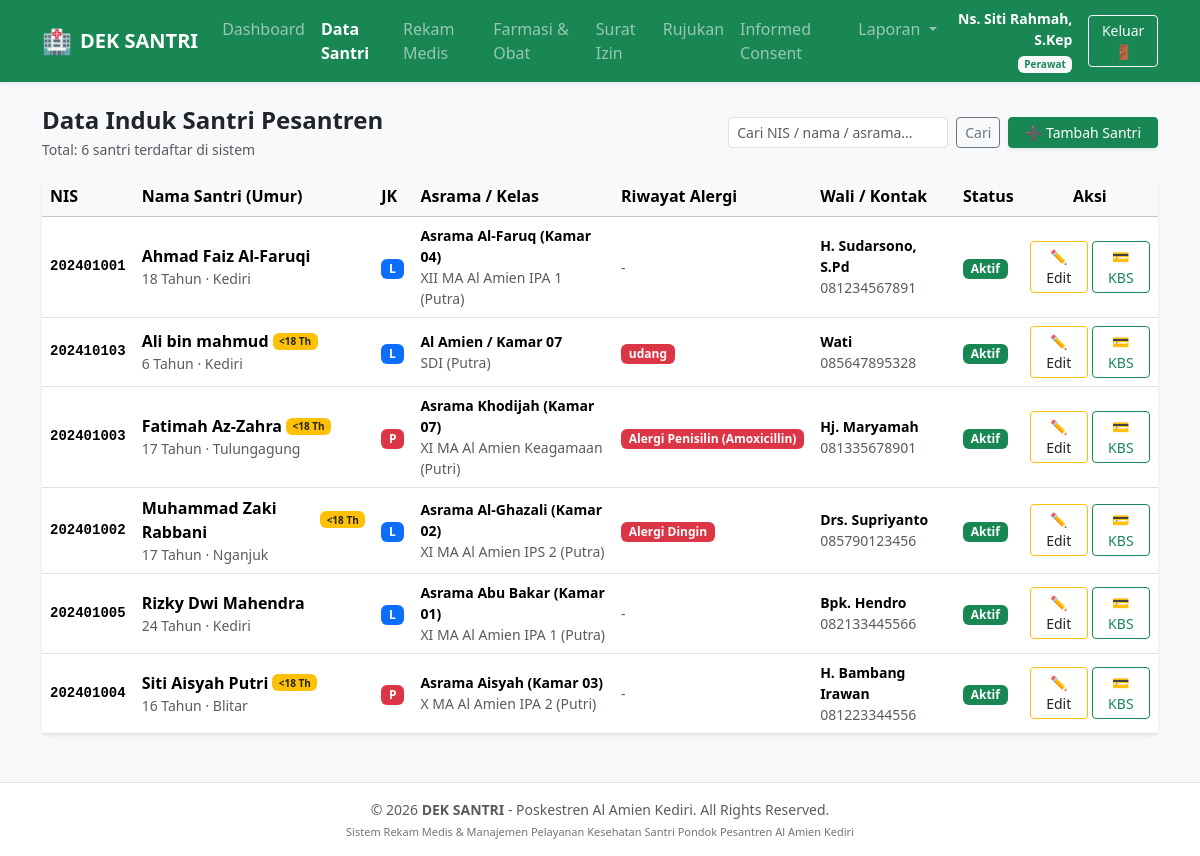
Screenshot of /santri.php (signed in) with the database file from the repository.
### tables this page shows
CREATE TABLE `santri` (
  `id_santri` int(11) NOT NULL,
  `nis` varchar(20) NOT NULL,
  `nama_lengkap` varchar(120) NOT NULL,
  `jenis_kelamin` enum('L','P') NOT NULL,
  `tempat_lahir` varchar(60) NOT NULL,
  `tanggal_lahir` date NOT NULL,
  `asrama` varchar(100) NOT NULL,
  `komplek` enum('Putra','Putri') NOT NULL,
  `kelas` varchar(50) NOT NULL,
  `golongan_darah` enum('A','B','AB','O','Belum Tahu') DEFAULT 'Belum Tahu',
  `berat_badan` decimal(5,2) DEFAULT 0.00,
  `tinggi_badan` decimal(5,2) DEFAULT 0.00,
  `riwayat_alergi` text DEFAULT NULL,
  `riwayat_penyakit_khusus` text DEFAULT NULL,
  `nama_wali` varchar(100) NOT NULL,
  `no_hp_wali` varchar(20) NOT NULL,
  `alamat_asal` text NOT NULL,
  `status` enum('Aktif','Alumni','Cuti Sakit') DEFAULT 'Aktif',
  `created_at` timestamp NOT NULL DEFAULT current_timestamp()
);

### santri.php (the view, shortened to what this page needs)
<?php
require_once 'config.php';
$action      = sanitize($_GET['action'] ?? 'list');
$roleUser = $_SESSION['user_poskestren']['profesi'] ?? 'Admin';
$isKader  = ($roleUser === 'Kader Santri');
$dataEdit = null;
$search = sanitize($_GET['q'] ?? '');
$sqlList = "
    SELECT *, TIMESTAMPDIFF(YEAR, tanggal_lahir, CURDATE()) AS umur
    FROM santri
";
$params = [];
$sqlList .= " ORDER BY nama_lengkap ASC";
$stmtList = $pdo->prepare($sqlList);
$stmtList->execute($params);
$daftarSantri = $stmtList->fetchAll();
?>
<!DOCTYPE html>
<html lang="id">
<head>
    <link href="https://cdn.jsdelivr.net/npm/bootstrap@5.3.3/dist/css/bootstrap.min.css" rel="stylesheet">
</head>
<body class="bg-light">
<main class="container my-4">
    <?php if ($action === 'edit' && $dataEdit): ?>
        <div class="card shadow-sm border-0 mb-4">
            <div class="card-header bg-warning text-dark py-3 d-flex justify-content-between align-items-center">
                <h5 class="mb-0 fw-bold">✏️ Edit Data Induk Santri: <?= htmlspecialchars($dataEdit['nama_lengkap']) ?></h5>
                <a href="santri.php" class="btn btn-outline-dark btn-sm">Kembali ke Daftar</a>
            </div>
            <div class="card-body p-4">
                <form method="POST">
                    <input type="hidden" name="id_santri" value="<?= $dataEdit['id_santri'] ?>">
                    <h6 class="fw-bold text-success border-bottom pb-2 mb-3">I. Identitas Pribadi Santri</h6>
                    <div class="row g-3 mb-3">
                        <div class="col-md-4">
                            <label class="form-label small fw-bold">Nomor Induk Santri (NIS) *</label>
                            <input type="text" name="nis" class="form-control form-control-sm font-monospace" required value="<?= htmlspecialchars($dataEdit['nis']) ?>">
                        </div>
                        <div class="col-md-5">
                            <label class="form-label small fw-bold">Nama Lengkap Santri *</label>
                            <input type="text" name="nama_lengkap" class="form-control form-control-sm" required value="<?= htmlspecialchars($dataEdit['nama_lengkap']) ?>">
                        </div>
                        <div class="col-md-3">
                            <label class="form-label small fw-bold">Jenis Kelamin *</label>
                            <select name="jenis_kelamin" class="form-select form-select-sm" required>
                                <option value="L" <?= $dataEdit['jenis_kelamin'] === 'L' ? 'selected' : '' ?>>Laki-laki (Putra)</option>
                                <option value="P" <?= $dataEdit['jenis_kelamin'] === 'P' ? 'selected' : '' ?>>Perempuan (Putri)</option>
                            </select>
                        </div>
                        <div class="col-md-4">
                            <label class="form-label small fw-bold">Tempat Lahir *</label>
                            <input type="text" name="tempat_lahir" class="form-control form-control-sm" required value="<?= htmlspecialchars($dataEdit['tempat_lahir']) ?>">
                        </div>
                        <div class="col-md-4">
                            <label class="form-label small fw-bold">Tanggal Lahir *</label>
                            <input type="date" name="tanggal_lahir" class="form-control form-control-sm" required value="<?= htmlspecialchars($dataEdit['tanggal_lahir']) ?>">
                        </div>
                        <div class="col-md-4">
                            <label class="form-label small fw-bold">Golongan Darah</label>
                            <select name="golongan_darah" class="form-select form-select-sm">
                                <?php foreach (['Belum Tahu', 'A', 'B', 'AB', 'O'] as $gol): ?>
                                    <option value="<?= $gol ?>" <?= $dataEdit['golongan_darah'] === $gol ? 'selected' : '' ?>><?= $gol ?></option>
                                <?php endforeach; ?>
                            </select>
                        </div>
                    </div>
                    <h6 class="fw-bold text-success border-bottom pb-2 mb-3">II. Asrama & Pendidikan Pesantren</h6>
                    <div class="row g-3 mb-3">
                        <div class="col-md-4">
                            <label class="form-label small fw-bold">Komplek *</label>
                            <select name="komplek" class="form-select form-select-sm" required>
                                <option value="Putra" <?= $dataEdit['komplek'] === 'Putra' ? 'selected' : '' ?>>Komplek Putra</option>
                                <option value="Putri" <?= $dataEdit['komplek'] === 'Putri' ? 'selected' : '' ?>>Komplek Putri</option>
                            </select>
                        </div>
                        <div class="col-md-4">
                            <label class="form-label small fw-bold">Nama Asrama / Kamar *</label>
                            <input type="text" name="asrama" class="form-control form-control-sm" required value="<?= htmlspecialchars($dataEdit['asrama']) ?>">
                        </div>
                        <div class="col-md-4">
                            <label class="form-label small fw-bold">Kelas / Jenjang Madrasah *</label>
                            <input type="text" name="kelas" class="form-control form-control-sm" required value="<?= htmlspecialchars($dataEdit['kelas']) ?>">
                        </div>
                    </div>
                    <h6 class="fw-bold text-success border-bottom pb-2 mb-3">III. Riwayat Medis & Fisik</h6>
                    <div class="row g-3 mb-3">
                        <div class="col-md-3">
                            <label class="form-label small fw-bold">Tinggi Badan (cm)</label>
                            <input type="number" step="0.1" name="tinggi_badan" class="form-control form-control-sm" value="<?= $dataEdit['tinggi_badan'] ?>">
                        </div>
                        <div class="col-md-3">
                            <label class="form-label small fw-bold">Berat Badan (kg)</label>
                            <input type="number" step="0.1" name="berat_badan" class="form-control form-control-sm" value="<?= $dataEdit['berat_badan'] ?>">
                        </div>
                        <div class="col-md-6">
                            <label class="form-label small fw-bold">Riwayat Alergi Obat / Makanan</label>
                            <input type="text" name="riwayat_alergi" class="form-control form-control-sm" value="<?= htmlspecialchars($dataEdit['riwayat_alergi']) ?>" placeholder="Alergi Penisilin, Seafood, dsb">
                        </div>
                        <div class="col-12">
                            <label class="form-label small fw-bold">Riwayat Penyakit Khusus / Bawaan</label>
                            <input type="text" name="riwayat_penyakit_khusus" class="form-control form-control-sm" value="<?= htmlspecialchars($dataEdit['riwayat_penyakit_khusus']) ?>" placeholder="Asma, Maag kronis, Jantung, dsb">
                        </div>
                    </div>
                    <h6 class="fw-bold text-success border-bottom pb-2 mb-3">IV. Wali Santri & Domisili Asal</h6>
                    <div class="row g-3 mb-4">
                        <div class="col-md-4">
                            <label class="form-label small fw-bold">Nama Wali Santri *</label>
                            <input type="text" name="nama_wali" class="form-control form-control-sm" required value="<?= htmlspecialchars($dataEdit['nama_wali']) ?>">
                        </div>
                        <div class="col-md-4">
                            <label class="form-label small fw-bold">No. HP / WhatsApp Wali *</label>
                            <input type="text" name="no_hp_wali" class="form-control form-control-sm" required value="<?= htmlspecialchars($dataEdit['no_hp_wali']) ?>">
                        </div>
                        <div class="col-md-4">
                            <label class="form-label small fw-bold">Status Santri *</label>
                            <select name="status" class="form-select form-select-sm" required>
                                <option value="Aktif" <?= $dataEdit['status'] === 'Aktif' ? 'selected' : '' ?>>Aktif</option>
                                <option value="Cuti Sakit" <?= $dataEdit['status'] === 'Cuti Sakit' ? 'selected' : '' ?>>Cuti Sakit</option>
                                <option value="Alumni" <?= $dataEdit['status'] === 'Alumni' ? 'selected' : '' ?>>Alumni</option>
                            </select>
                        </div>
                        <div class="col-12">
                            <label class="form-label small fw-bold">Alamat Asal Santri *</label>
                            <textarea name="alamat_asal" rows="2" class="form-control form-control-sm" required><?= htmlspecialchars($dataEdit['alamat_asal']) ?></textarea>
                        </div>
                    </div>
                    <div class="d-flex justify-content-end gap-2">
                        <a href="santri.php" class="btn btn-secondary btn-sm px-4">Batal</a>
                        <button type="submit" name="update_santri" class="btn btn-warning btn-sm px-4 fw-bold">💾 Perbarui Data Santri</button>
                    </div>
                </form>
            </div>
        </div>
    <?php else: ?>
        <div class="d-flex flex-wrap justify-content-between align-items-center mb-3">
            <div>
                <h1 class="h4 fw-bold text-dark mb-1">Data Induk Santri Pesantren</h1>
                <p class="text-muted small mb-0">Total: <?= count($daftarSantri) ?> santri terdaftar di sistem</p>
            </div>
            <div class="d-flex gap-2">
                <form method="GET" class="d-flex">
                    <input type="text" name="q" value="<?= htmlspecialchars($search) ?>" placeholder="Cari NIS / nama / asrama..." class="form-control form-control-sm me-2">
                    <button class="btn btn-outline-secondary btn-sm" type="submit">Cari</button>
                </form>
                <?php if (!$isKader): ?>
                    <a href="santri.php?action=tambah" class="btn btn-success btn-sm px-3 shadow-sm">
                        ➕ Tambah Santri
                    </a>
                <?php endif; ?>
            </div>
        </div>
        <div class="card shadow-sm border-0">
            <div class="card-body p-0">
                <div class="table-responsive">
                    <table class="table table-hover align-middle mb-0">
                        <thead class="table-light">
                            <tr>
                                <th>NIS</th>
                                <th>Nama Santri (Umur)</th>
                                <th>JK</th>
                                <th>Asrama / Kelas</th>
                                <th>Riwayat Alergi</th>
                                <th>Wali / Kontak</th>
                                <th>Status</th>
                                <th class="text-center">Aksi</th>
                            </tr>
                        </thead>
                        <tbody>
                            <?php if (empty($daftarSantri)): ?>
                                <tr><td colspan="8" class="text-center py-4 text-muted">Belum ada data santri ditemukan.</td></tr>
                            <?php else: foreach ($daftarSantri as $s): ?>
                                <tr>
                                    <td class="font-monospace small fw-bold"><?= htmlspecialchars($s['nis']) ?></td>
                                    <td>
                                        <div class="fw-bold d-flex align-items-center gap-1">
                                            <?= htmlspecialchars($s['nama_lengkap']) ?>
                                            <?php if ($s['umur'] < 18): ?>
                                                <span class="badge bg-warning text-dark small" style="font-size: 10px;">&lt;18 Th</span>
                                            <?php endif; ?>
                                        </div>
                                        <div class="small text-muted"><?= $s['umur'] ?> Tahun · <?= htmlspecialchars($s['tempat_lahir']) ?></div>
                                    </td>
                                    <td><span class="badge <?= $s['jenis_kelamin'] === 'L' ? 'bg-primary' : 'bg-danger' ?>"><?= $s['jenis_kelamin'] ?></span></td>
                                    <td>
                                        <div class="fw-semibold small"><?= htmlspecialchars($s['asrama']) ?></div>
                                        <div class="small text-muted"><?= htmlspecialchars($s['kelas']) ?> (<?= htmlspecialchars($s['komplek']) ?>)</div>
                                    </td>
                                    <td>
                                        <?php if (!empty($s['riwayat_alergi']) && $s['riwayat_alergi'] !== 'Tidak ada'): ?>
                                            <span class="badge bg-danger"><?= htmlspecialchars($s['riwayat_alergi']) ?></span>
                                        <?php else: ?>
                                            <span class="text-muted small">-</span>
                                        <?php endif; ?>
                                    </td>
                                    <td class="small">
                                        <div><strong><?= htmlspecialchars($s['nama_wali']) ?></strong></div>
                                        <div class="text-muted"><?= htmlspecialchars($s['no_hp_wali']) ?></div>
                                    </td>
                                    <td>
                                        <span class="badge <?= $s['status'] === 'Aktif' ? 'bg-success' : ($s['status'] === 'Cuti Sakit' ? 'bg-warning text-dark' : 'bg-secondary') ?>">
                                            <?= htmlspecialchars($s['status']) ?>
                                        </span>
                                    </td>
                                    <td class="text-center">
                                        <div class="d-inline-flex gap-1">
                                            <a href="santri.php?action=edit&id=<?= $s['id_santri'] ?>" class="btn btn-sm btn-outline-warning text-dark" title="Edit Data Santri">
                                                ✏️ Edit
                                            </a>
                                            <a href="kartu_santri.php?id=<?= $s['id_santri'] ?>" target="_blank" class="btn btn-sm btn-outline-success" title="Cetak Kartu Berobat Santri">
                                                💳 KBS
                                            </a>
                                        </div>
                                    </td>
                                </tr>
                            <?php endforeach; endif; ?>
                        </tbody>
                    </table>
                </div>
            </div>
        </div>
    <?php endif; ?>
</main>
<div class="no-print">
    <?php
    if (function_exists('renderFooter')) {
        renderFooter();
    }
    ?>
</div>
</body>
</html>

### rows the page displays
santri: nis "202401001", nama_lengkap "Ahmad Faiz Al-Faruqi", umur "18", tempat_lahir "Kediri", jenis_kelamin "L", asrama "Asrama Al-Faruq (Kamar 04)", kelas "XII MA Al Amien IPA 1", komplek "Putra", nama_wali "H. Sudarsono, S.Pd", no_hp_wali "081234567891", status "Aktif"
santri: nis "202410103", nama_lengkap "Ali bin mahmud", shows "<18 Th", umur "6", tempat_lahir "Kediri", jenis_kelamin "L", asrama "Al Amien / Kamar 07", kelas "SDI", komplek "Putra", riwayat_alergi "udang", nama_wali "Wati", no_hp_wali "085647895328", status "Aktif"
santri: nis "202401003", nama_lengkap "Fatimah Az-Zahra", shows "<18 Th", umur "17", tempat_lahir "Tulungagung", jenis_kelamin "P", asrama "Asrama Khodijah (Kamar 07)", kelas "XI MA Al Amien Keagamaan", komplek "Putri", riwayat_alergi "Alergi Penisilin (Amoxicillin)", nama_wali "Hj. Maryamah", no_hp_wali "081335678901", status "Aktif"
santri: nis "202401002", nama_lengkap "Muhammad Zaki Rabbani", shows "<18 Th", umur "17", tempat_lahir "Nganjuk", jenis_kelamin "L", asrama "Asrama Al-Ghazali (Kamar 02)", kelas "XI MA Al Amien IPS 2", komplek "Putra", riwayat_alergi "Alergi Dingin", nama_wali "Drs. Supriyanto", no_hp_wali "085790123456", status "Aktif"
santri: nis "202401005", nama_lengkap "Rizky Dwi Mahendra", umur "24", tempat_lahir "Kediri", jenis_kelamin "L", asrama "Asrama Abu Bakar (Kamar 01)", kelas "XI MA Al Amien IPA 1", komplek "Putra", nama_wali "Bpk. Hendro", no_hp_wali "082133445566", status "Aktif"
santri: nis "202401004", nama_lengkap "Siti Aisyah Putri", shows "<18 Th", umur "16", tempat_lahir "Blitar", jenis_kelamin "P", asrama "Asrama Aisyah (Kamar 03)", kelas "X MA Al Amien IPA 2", komplek "Putri", nama_wali "H. Bambang Irawan", no_hp_wali "081223344556", status "Aktif"

### other values shown
$nama "Ns. Siti Rahmah, S.Kep"
$role "Perawat"
count($daftarSantri) "6"
APP_NAME "DEK SANTRI"
INSTANSI_NAME "Poskestren Al Amien Kediri"
